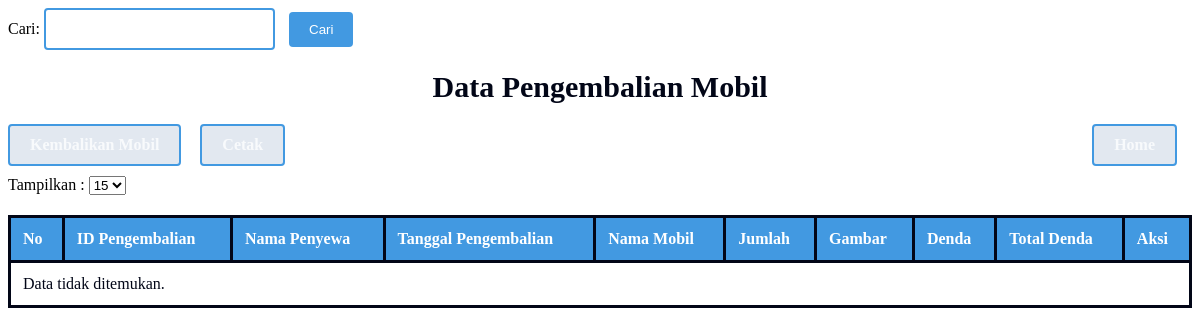
The page /rentalmobil/public/dashboard/data/dspengembalianmobil.php on the database as committed earlier.
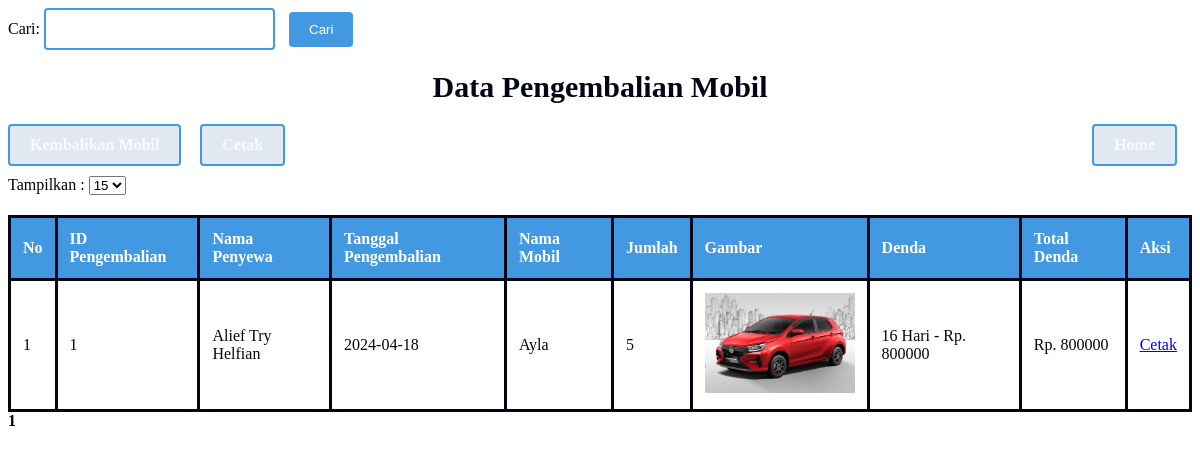
The same page on the database as committed later.
### tables this page shows
CREATE TABLE `pengembalian_mobil` (
  `id_pengembalian` int(11) NOT NULL,
  `stok_mobil` int(11) NOT NULL,
  `tanggal_pengembalian` date NOT NULL,
  `garasi_idgarasi` int(11) NOT NULL,
  `penyewaan_id_penyewaan` int(11) NOT NULL,
  `denda` int(11) NOT NULL
);

CREATE TABLE `kendaraan` (
  `idmobil` int(11) NOT NULL,
  `nama_mobil` varchar(100) DEFAULT NULL,
  `merek` varchar(100) DEFAULT NULL,
  `warna` varchar(500) NOT NULL,
  `tahun` int(11) DEFAULT NULL,
  `gambar_mobil` varchar(500) DEFAULT NULL,
  `harga_perhari` int(11) NOT NULL
);

### rentalmobil/public/pengembalianmobil/Controller/tabel_template.php (the view, shortened to what this page needs)
<html lang="en">
<head>
</head>
    <h1>Data Pengembalian Mobil</h1>
        <nav>
            <div>
                <a href="../../pengembalianmobil/view/tambah.php"  class="btn bg-blue-500 text-white"> Kembalikan Mobil </a>
                <a href="../../pengembalianmobil/view/cetak.php" target="_blank" class="btn bg-blue-500 text-white"> Cetak </a>
            </div>
            <a href="../../../public/dashboard/dashboard.php" class="btn bg-blue-500 text-white home-link"> Home </a>
        </nav>
<form action="../../dashboard/data/dspengembalianmobil.php" method="get">
<label>Tampilkan :</label>
    <select name="perPage" onchange="this.form.submit()">
        <option value="15" <?php echo isset($_GET['perPage']) && $_GET['perPage'] == 5 ? 'selected' : ''; ?>>15</option>
    </select>
</form>
<table border="1">
    <tr>
        <th> No </th>
        <th> ID Pengembalian </th>
        <th> Nama Penyewa </th>
        <th> Tanggal Pengembalian </th>
        <th> Nama Mobil </th>
        <th> Jumlah </th>
        <th> Gambar </th>
        <th> Denda </th>
        <th> Total Denda </th>
        <th> Aksi </th>
    </tr>
    <?php
        $rowSpanCounts = [];
        if ($num > 0) {
            $totalDendaByID = [];
            while ($row = mysqli_fetch_array($ambildata)) {
                $pengembalianID = $row['id_pengembalian'];
                $rowSpanCounts[$pengembalianID][] = $row;
                if (!isset($totalDendaByID[$pengembalianID])) {
                    $totalDendaByID[$pengembalianID] = 0;
                }
                $totalDendaByID[$pengembalianID] += $row['denda'];
            }
            $no = $start + 1;
            foreach ($rowSpanCounts as $pengembalianID => $rows) {
                $rowSpanCount = count($rows);
                $firstRow = true;
                foreach ($rows as $key => $userAmbilData) {
                    echo "<tr>";
                    if ($firstRow) {
                        echo "<td rowspan='{$rowSpanCount}'>" . $no++ . "</td>";
                        echo "<td rowspan='{$rowSpanCount}'>" . $userAmbilData['id_pengembalian'] . "</td>";
                        echo "<td rowspan='{$rowSpanCount}'>" . $userAmbilData['namapenyewa'] . "</td>";
                        echo "<td rowspan='{$rowSpanCount}'>" . $userAmbilData['tanggal_pengembalian'] . "</td>";
                        $firstRow = false;
                    }
                    echo "<td>" . $userAmbilData['nama_kendaraan'] . "</td>";
                    echo "<td>" . $userAmbilData['stok_mobil'] . "</td>";
                    echo "<td><img src='../../kendaraan/aset/{$userAmbilData['gambar_kendaraan']}' alt='Gambar Mobil' style='width: 150px; height: 100px;'></td>";
                    echo "<td>" . $userAmbilData['telat_hari'] . " Hari - Rp. " . $userAmbilData['denda'] . "</td>";
                    if ($key === 0) {
                        echo "<td rowspan='{$rowSpanCount}'>Rp. " . $totalDendaByID[$pengembalianID] . "</td>";
                    }
                    if ($key === 0) {
                        echo "<td rowspan='{$rowSpanCount}'>";
                        if (isset($userAmbilData['id_pengembalian'])) {
                            echo "<a href='../../pengembalianmobil/view/cetakpengembali.php?id_pengembalian={$userAmbilData['id_pengembalian']}' target='_blank'>Cetak</a>";
                        }
                        echo "</td>";
                    }
                    echo "</tr>";
                }
            }
        } else {
            echo "<tr><td colspan='10'>Data tidak ditemukan.</td></tr>";
        }
    ?>
</table>

### rentalmobil/public/pengembalianmobil/Controller/pagination_template.php
<?php
    if ($totalPage > 0) {
        echo "<div>";
        for ($i = 1; $i <= $totalPage; $i++) {
            if ($i == $page) {
                echo "<strong>$i</strong>";
            } else {
                echo "<a href='?page=$i&perPage=$perPage'>  $i</a>";
            }
        }
        echo "</div>";
    }
?>

Rows that differ between the two databases and show on the page:
added pengembalian_mobil: id_pengembalian "1", namapenyewa "Alief Try Helfian", tanggal_pengembalian "2024-04-18", kendaraan.nama_mobil "Ayla", stok_mobil "5", kendaraan.gambar_mobil (picture), telat_hari "16", denda "800000", pengembalianID "800000"
Other text that changed with them:
new list line: "1"
text no longer shown: "Data tidak ditemukan."
